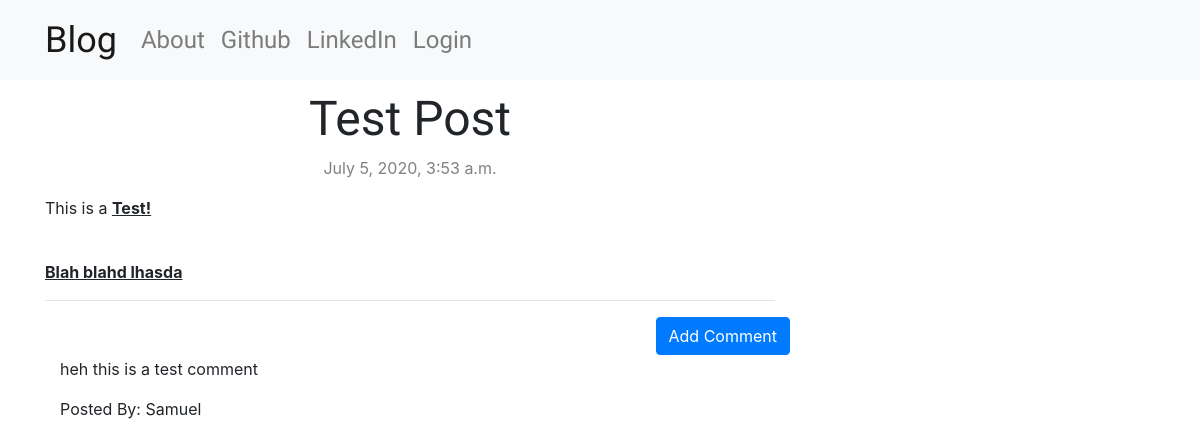
The app's page /post/1/ with its own data.
### blog/models.py (models this page shows, shortened)
class Post(models.Model):
    author = models.ForeignKey('auth.User', on_delete=models.CASCADE)
    title = models.CharField(max_length=200)
    text = models.TextField()
    create_date = models.DateTimeField(default=timezone.now)
    published_date = models.DateTimeField(blank=True,null=True)

class Comment(models.Model):
    post = models.ForeignKey('blog.Post', related_name='comments', on_delete=models.CASCADE)
    author = models.CharField(max_length=200)
    text = models.TextField()
    create_date = models.DateTimeField(default=timezone.now())
    approved_comment = models.BooleanField(default=False)

### blog/views.py (the view)
# urls.py: path('post/<int:pk>/', views.PostDetailView.as_view(),name='post_detail'),
class PostDetailView(DetailView):
    model = Post

### blog/templates/blog/post_detail.html (shortened to what this page needs)
{% extends 'blog/base.html' %}
{% block content %}
    <h1 class='posttitle'>{{ post.title }}</h1>
    {% if post.published_date %}
        <div class='date postdate'>
            {{ post.published_date }}
        </div>
    {% else %}
        <p class='postsubheader'>Saved as draft</p>
    {% endif %}
    <p class='postcontent'>{{ post.text|safe|linebreaksbr}}</p>
    <hr>
    <a class='btn btn-primary btn-comment' href="{% url 'blog:add_comment_to_post' pk=post.pk %}">Add Comment</a>
    <div class='container'>
        {% for comment in post.comments.all %}
            <br>
                {% if user.is_authenticated or comment.approved_comment %}
                    <p>{{ comment.text|safe|linebreaks }}</p>
                    <p>Posted By: {{ comment.author }}</p>
                {% endif %}
                {% empty %}
                <p>No Comments</p>
        {% endfor %}
    </div>
{% endblock content %}

### blog/static/css/blog.css (style rules this page uses)
.postdate { text-align: center; font-size: 1em; color: gray; }
.posttitle { font-family:'PT Sans', sans-serif; font-size: 3em; text-align: center; }
.postcontent { font-family:'Lato', sans-serif; font-size: 1.5em; }
.btn-comment { position: absolute; right: 0px; }

### records on screen
Post: title "Test Post", published_date "July 5, 2020, 3:53 a.m.", text "This is a Test! Blah blahd lhasda"
Comment: text "heh this is a test comment", author "Samuel"
